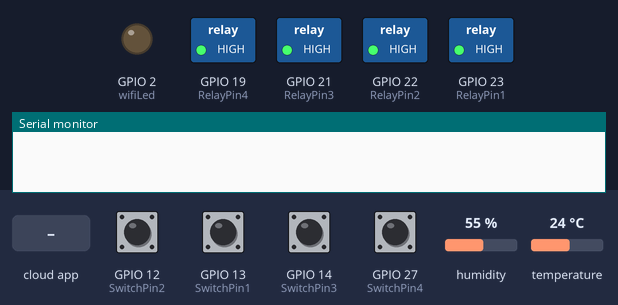
Recording of a sketch running on a simulated ESP8266 (NodeMCU). Parts: switched loads named in the sketch (green lamp = pin HIGH), output pins drawn as LEDs (lit = HIGH), the last lines printed to the serial monitor. Dashed ring = blinking. The test bench sets the inputs (shaded band); at power-on: GPIO 12 (SwitchPin2), GPIO 13 (SwitchPin1), GPIO 14 (SwitchPin3), GPIO 27 (SwitchPin4) HIGH, humidity 55 %, temperature 24 °C. WiFi joins after 1.5 s; servers stay silent unless stated.

Above: at 2.7 s.
2.8 s: GPIO 12 (SwitchPin2) pulled LOW for 1 s
At 3.76 s:
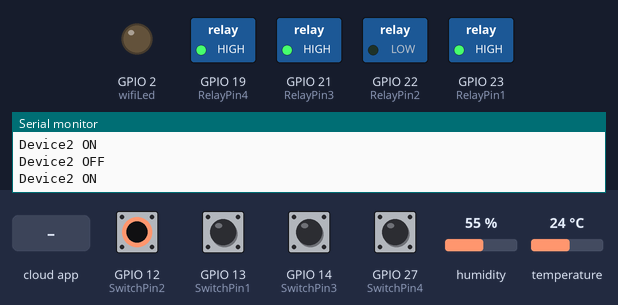
5.4 s: GPIO 13 (SwitchPin1) pulled LOW for 0.15 s
At 6.3 s:
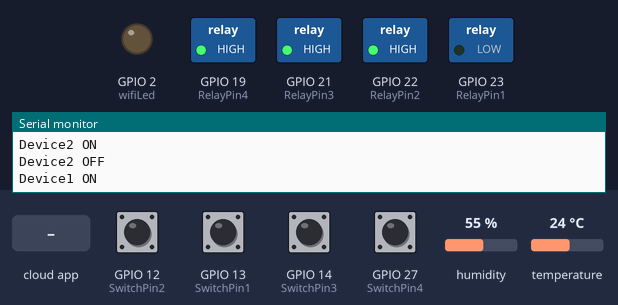
7.1 s: GPIO 14 (SwitchPin3) pulled LOW for 0.15 s
At 7.6 s:
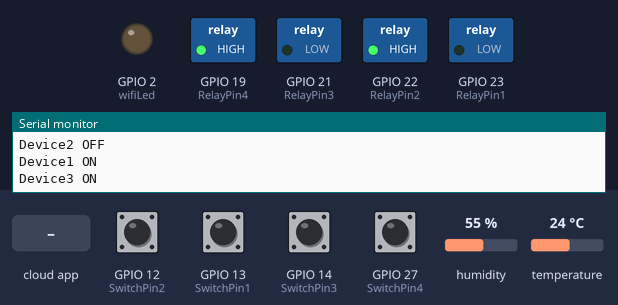
8.8 s: GPIO 27 (SwitchPin4) pulled LOW for 0.15 s
At 10.1 s:
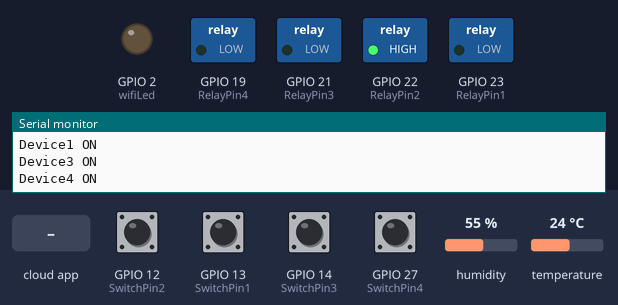
10.5 s: the phone or cloud app sets switch1 to 0
At 11.2 s:
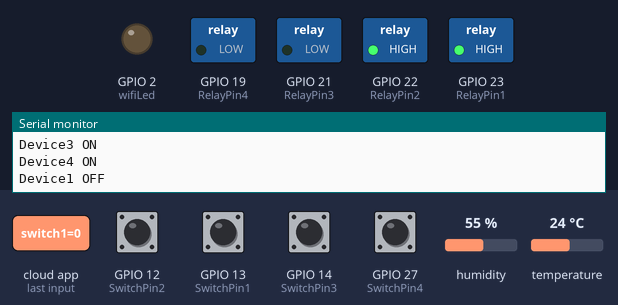
12.0 s: the phone or cloud app sets switch3 to 0
At 12.3 s:
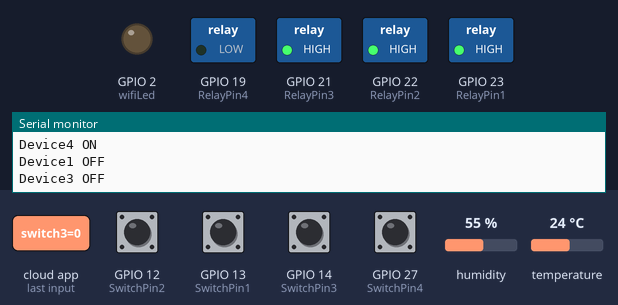
Timing chart, 0 to 14.5 s (numbered marks = the images above; inputs shaded):
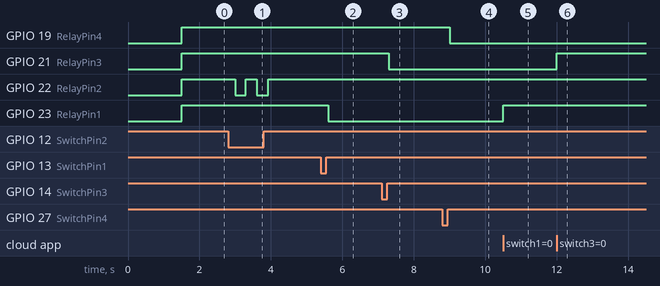

The sketch:

Code_ESP32_Alexa_ArduinoIotCloud_IR_4Relays.ino
```cpp
/**********************************************************************************
 *  TITLE: Arduino IoT Cloud + Alexa + IR + Manual control 4 Relays with DHT11 & Real-Time feedback using ESP32
 *  Click on the following links to learn more.
 *  YouTube Video: https://youtu.be/pfEGnnY66sw
 *  Related Blog : https://iotcircuithub.com/esp32-projects/
 *  by Tech StudyCell
 *  Preferences--> Aditional boards Manager URLs :
 *  https://dl.espressif.com/dl/package_esp32_index.json, http://arduino.esp8266.com/stable/package_esp8266com_index.json
 *
 *  Download Board ESP32 : https://github.com/espressif/arduino-esp32
 *  Download the libraries
 *  ArduinoIoTCloud Library with all the dependencies: https://github.com/arduino-libraries/ArduinoIoTCloud
 *  IRremote Library: https://github.com/Arduino-IRremote/Arduino-IRremote
 **********************************************************************************/

#include <ArduinoIoTCloud.h>
#include <Arduino_ConnectionHandler.h>
#include <DHT.h>
#include <IRremote.h>

const char THING_ID[]           = ""; //Enter THING ID
const char DEVICE_LOGIN_NAME[]  = ""; //Enter DEVICE ID

const char SSID[]               = "";    //Enter WiFi SSID (name)
const char PASS[]               = "";    //Enter WiFi password
const char DEVICE_KEY[]         = "";    //Enter Secret device password (Secret Key)

#define DHTPIN              16 //RX2  pin connected with DHT
#define IR_RECV_PIN         35 //D35 pin connected with IR Receiver IC

// define the GPIO connected with Relays and switches
#define RelayPin1 23  //D23
#define RelayPin2 22  //D22
#define RelayPin3 21  //D21
#define RelayPin4 19  //D19

#define SwitchPin1 13  //D13
#define SwitchPin2 12  //D12
#define SwitchPin3 14  //D14
#define SwitchPin4 27  //D27

#define wifiLed    2   //D2

// Uncomment whatever type you're using!
#define DHTTYPE DHT11     // DHT 11
//#define DHTTYPE DHT22   // DHT 22, AM2302, AM2321
//#define DHTTYPE DHT21   // DHT 21, AM2301


DHT dht(DHTPIN, DHTTYPE);
IRrecv irrecv(IR_RECV_PIN);
decode_results results;

int toggleState_1 = 0; //Define integer to remember the toggle state for relay 1
int toggleState_2 = 0; //Define integer to remember the toggle state for relay 2
int toggleState_3 = 0; //Define integer to remember the toggle state for relay 3
int toggleState_4 = 0; //Define integer to remember the toggle state for relay 4

float temperature1 = 0;
float humidity1   = 0;
int   reconnectFlag = 0;

void onSwitch1Change();
void onSwitch2Change();
void onSwitch3Change();
void onSwitch4Change();

CloudSwitch switch1;
CloudSwitch switch2;
CloudSwitch switch3;
CloudSwitch switch4;
CloudTemperatureSensor temperature;

void initProperties(){

  ArduinoCloud.setBoardId(DEVICE_LOGIN_NAME);
  ArduinoCloud.setSecretDeviceKey(DEVICE_KEY);
  ArduinoCloud.setThingId(THING_ID);
  ArduinoCloud.addProperty(switch1, READWRITE, ON_CHANGE, onSwitch1Change);
  ArduinoCloud.addProperty(switch2, READWRITE, ON_CHANGE, onSwitch2Change);
  ArduinoCloud.addProperty(switch3, READWRITE, ON_CHANGE, onSwitch3Change);
  ArduinoCloud.addProperty(switch4, READWRITE, ON_CHANGE, onSwitch4Change);
  ArduinoCloud.addProperty(temperature, READ, 8 * SECONDS, NULL); //Update temperature value after every 8 seconds
}

WiFiConnectionHandler ArduinoIoTPreferredConnection(SSID, PASS);

void readSensor(){

  float h = dht.readHumidity();
  float t = dht.readTemperature(); // or dht.readTemperature(true) for Fahrenheit

  if (isnan(h) || isnan(t)) {
    Serial.println("Failed to read from DHT sensor!");
    return;
  }
  else {
    humidity1 = h;
    temperature = t;
   // Serial.println(tempareture);
  }
}

void sendSensor()
{
  readSensor();
}

void ir_remote_control(){
  if (irrecv.decode(&results)) {

      switch(results.value){
          case 0x80BF49B6:  relayOnOff(1); switch1 = toggleState_1; break; //update the HEX-code
          case 0x80BFC936:  relayOnOff(2); switch2 = toggleState_2; break; //update the HEX-code
          case 0x80BF33CC:  relayOnOff(3); switch3 = toggleState_3; break; //update the HEX-code
          case 0x80BF718E:  relayOnOff(4); switch4 = toggleState_4; break; //update the HEX-code
          default : break;
        }
        //Serial.println(results.value, HEX);
        irrecv.resume();
  }
}

void relayOnOff(int relay) {

  switch (relay) {
    case 1:
      if (toggleState_1 == 0) {
        digitalWrite(RelayPin1, LOW); // turn on relay 1
        toggleState_1 = 1;
        Serial.println("Device1 ON");
      }
      else {
        digitalWrite(RelayPin1, HIGH); // turn off relay 1
        toggleState_1 = 0;
        Serial.println("Device1 OFF");
      }
      delay(100);
      break;
    case 2:
      if (toggleState_2 == 0) {
        digitalWrite(RelayPin2, LOW); // turn on relay 2
        toggleState_2 = 1;
        Serial.println("Device2 ON");
      }
      else {
        digitalWrite(RelayPin2, HIGH); // turn off relay 2
        toggleState_2 = 0;
        Serial.println("Device2 OFF");
      }
      delay(100);
      break;
    case 3:
      if (toggleState_3 == 0) {
        digitalWrite(RelayPin3, LOW); // turn on relay 3
        toggleState_3 = 1;
        Serial.println("Device3 ON");
      } else {
        digitalWrite(RelayPin3, HIGH); // turn off relay 3
        toggleState_3 = 0;
        Serial.println("Device3 OFF");
      }
      delay(100);
      break;
    case 4:
      if (toggleState_4 == 0) {
        digitalWrite(RelayPin4, LOW); // turn on relay 4
        toggleState_4 = 1;
        Serial.println("Device4 ON");
      }
      else {
        digitalWrite(RelayPin4, HIGH); // turn off relay 4
        toggleState_4 = 0;
        Serial.println("Device4 OFF");
      }
      delay(100);
      break;
    default : break;
  }
}

void manual_control() {
  //Manual Switch Control
  if (digitalRead(SwitchPin1) == LOW) {
    delay(200);
    relayOnOff(1);
    switch1 = toggleState_1;
  }
  else if (digitalRead(SwitchPin2) == LOW) {
    delay(200);
    relayOnOff(2);
    switch2 = toggleState_2;
  }
  else if (digitalRead(SwitchPin3) == LOW) {
    delay(200);
    relayOnOff(3);
    switch3 = toggleState_3;
  }
  else if (digitalRead(SwitchPin4) == LOW) {
    delay(200);
    relayOnOff(4);
    switch4 = toggleState_4;
  }
}

void doThisOnConnect(){
  /* add your custom code here */
  Serial.println("Board successfully connected to Arduino IoT Cloud");
  digitalWrite(wifiLed, HIGH); //Turn off WiFi LED
}
void doThisOnSync(){
  /* add your custom code here */
  Serial.println("Thing Properties synchronised");
}

void doThisOnDisconnect(){
  /* add your custom code here */
  Serial.println("Board disconnected from Arduino IoT Cloud");
  digitalWrite(wifiLed, LOW); //Turn off WiFi LED
}

void setup() {
  // Initialize serial and wait for port to open:
  Serial.begin(9600);
  // This delay gives the chance to wait for a Serial Monitor without blocking if none is found
  delay(1500);

  // Defined in thingProperties.h
  initProperties();
  dht.begin();
  irrecv.enableIRIn(); // Start the receiver
  // Connect to Arduino IoT Cloud
  ArduinoCloud.begin(ArduinoIoTPreferredConnection);

  ArduinoCloud.addCallback(ArduinoIoTCloudEvent::CONNECT, doThisOnConnect);
  ArduinoCloud.addCallback(ArduinoIoTCloudEvent::SYNC, doThisOnSync);
  ArduinoCloud.addCallback(ArduinoIoTCloudEvent::DISCONNECT, doThisOnDisconnect);

  setDebugMessageLevel(2);
  ArduinoCloud.printDebugInfo();

  pinMode(RelayPin1, OUTPUT);
  pinMode(RelayPin2, OUTPUT);
  pinMode(RelayPin3, OUTPUT);
  pinMode(RelayPin4, OUTPUT);

  pinMode(wifiLed, OUTPUT);

  pinMode(SwitchPin1, INPUT_PULLUP);
  pinMode(SwitchPin2, INPUT_PULLUP);
  pinMode(SwitchPin3, INPUT_PULLUP);
  pinMode(SwitchPin4, INPUT_PULLUP);

  //During Starting all Relays should TURN OFF
  digitalWrite(RelayPin1, HIGH);
  digitalWrite(RelayPin2, HIGH);
  digitalWrite(RelayPin3, HIGH);
  digitalWrite(RelayPin4, HIGH);
}

void loop() {

  ArduinoCloud.update();

  manual_control();     //Manual Control
  ir_remote_control();  //IR Remote Control
  sendSensor();         //Get Sensor Data
}

void onSwitch1Change() {
  //Control the device
  if (switch1 == 1)
  {
    digitalWrite(RelayPin1, LOW);
    Serial.println("Device1 ON");
    toggleState_1 = 1;
  }
  else
  {
    digitalWrite(RelayPin1, HIGH);
    Serial.println("Device1 OFF");
    toggleState_1 = 0;
  }
}

void onSwitch2Change() {
  if (switch2 == 1)
  {
    digitalWrite(RelayPin2, LOW);
    Serial.println("Device2 ON");
    toggleState_2 = 1;
  }
  else
  {
    digitalWrite(RelayPin2, HIGH);
    Serial.println("Device2 OFF");
    toggleState_2 = 0;
  }
}

void onSwitch3Change() {
  if (switch3 == 1)
  {
    digitalWrite(RelayPin3, LOW);
    Serial.println("Device3 ON");
    toggleState_3 = 1;
  }
  else
  {
    digitalWrite(RelayPin3, HIGH);
    Serial.println("Device3 OFF");
    toggleState_3 = 0;
  }
}

void onSwitch4Change() {
  if (switch4 == 1)
  {
    digitalWrite(RelayPin4, LOW);
    Serial.println("Device4 ON");
    toggleState_4 = 1;
  }
  else
  {
    digitalWrite(RelayPin4, HIGH);
    Serial.println("Device4 OFF");
    toggleState_4 = 0;
  }
}
```

Measured:
- after the input at 2.8 s, GPIO 22 (RelayPin2): alternates HIGH for 0.30 s and LOW for 0.31 s, 4 changes in all, then stays HIGH, starting after 0.20 s
- after the input at 5.4 s, GPIO 23 (RelayPin1): HIGH → LOW after 0.20 s
- after the input at 7.1 s, GPIO 21 (RelayPin3): HIGH → LOW after 0.20 s
- after the input at 8.8 s, GPIO 19 (RelayPin4): HIGH → LOW after 0.20 s
- after the input at 10.5 s, GPIO 23 (RelayPin1): LOW → HIGH at once
- after the input at 12.0 s, GPIO 21 (RelayPin3): LOW → HIGH at once
